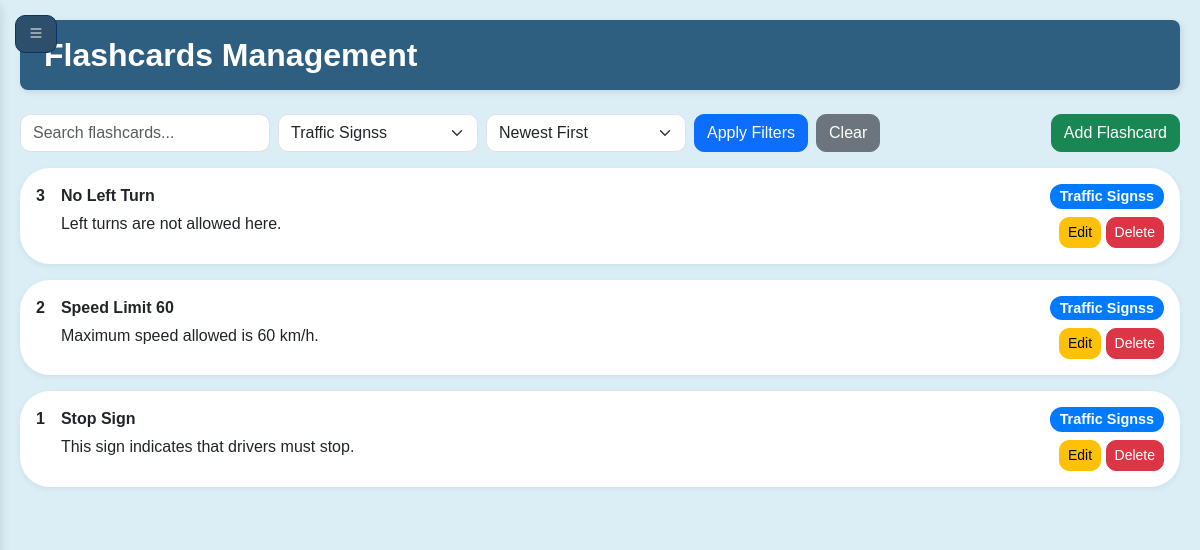
Page /flashcards.php?category_filter=1 (signed in) on the committed database.
### tables this page shows
CREATE TABLE `flashcards` (
  `id` int(11) NOT NULL,
  `title` varchar(150) NOT NULL,
  `description` text NOT NULL,
  `category_id` int(11) NOT NULL
);

CREATE TABLE `categories` (
  `id` int(11) NOT NULL,
  `name` varchar(100) NOT NULL,
  `description` text DEFAULT NULL
);

### flashcards.php (the view, shortened to what this page needs)
<?php
include 'include/db.php';
$search = $_GET['search'] ?? '';
$category_filter = $_GET['category_filter'] ?? '';
$sort = $_GET['sort'] ?? 'id_desc';
$where = [];
$params = [];
if (!empty($category_filter)) {
    $where[] = "flashcards.category_id = ?";
    $params[] = $category_filter;
}
$where_sql = $where ? 'WHERE ' . implode(' AND ', $where) : '';
$sort_options = [
    'title_asc' => 'flashcards.title ASC',
    'title_desc' => 'flashcards.title DESC',
    'category_asc' => 'categories.name ASC',
    'category_desc' => 'categories.name DESC',
    'id_asc' => 'flashcards.id ASC',
    'id_desc' => 'flashcards.id DESC'
];
$order_by = $sort_options[$sort] ?? $sort_options['id_desc'];
$stmt = $conn->prepare("SELECT flashcards.*, categories.name AS category_name
                        FROM flashcards
                        LEFT JOIN categories ON flashcards.category_id = categories.id
                        $where_sql
                        ORDER BY $order_by");
$stmt->execute($params);
$all_flashcards = $stmt->fetchAll();
$category_stmt = $conn->query("SELECT * FROM categories ORDER BY name");
$categories = $category_stmt->fetchAll();
?>
<?php include 'inc/header.php'; ?>
<div class="content-area">
    <div class="sticky-dashboard-bar px-4 py-3 mb-4">
        <h2 class="m-0 text-white fw-bold">Flashcards Management</h2>
    </div>
    <div class="d-flex flex-wrap justify-content-between align-items-center gap-2 mb-3">
        <form method="GET" class="d-flex flex-nowrap align-items-center gap-2 mb-0 flex-grow-1">
            <input type="text" name="search" placeholder="Search flashcards..." value="<?= htmlspecialchars($search); ?>" class="form-control" style="max-width: 250px; min-width: 200px;">
            <select name="category_filter" class="form-select" style="max-width: 200px; min-width: 150px;">
                <?php foreach ($categories as $cat): ?>
                    <option value="<?= $cat['id'] ?>" <?= ($category_filter == $cat['id']) ? 'selected' : '' ?>>
                        <?= htmlspecialchars($cat['name']) ?>
                    </option>
                <?php endforeach; ?>
            </select>
            <select name="sort" class="form-select" style="max-width: 200px; min-width: 150px;">
                <option value="id_desc" <?= ($sort == 'id_desc') ? 'selected' : '' ?>>Newest First</option>
            </select>
            <button type="submit" class="btn btn-primary">Apply Filters</button>
            <?php if (!empty($_GET['search']) || !empty($_GET['category_filter']) || !empty($_GET['sort'])): ?>
                <a href="flashcards.php" class="btn btn-secondary">Clear</a>
            <?php endif; ?>
        </form>
        <button class="btn btn-success" data-bs-toggle="modal" data-bs-target="#addModal">Add Flashcard</button>
    </div>
    <div class="table-container">
  <?php foreach ($all_flashcards as $row): ?>
    <div class="flashcard-box d-flex justify-content-between align-items-start flex-nowrap gap-3 p-3 mb-3">
  <div class="d-flex align-items-start gap-3 flex-grow-1">
    <div class="fw-bold"><?= $row['id'] ?></div>
    <div>
      <div class="fw-bold mb-1"><?= htmlspecialchars($row['title']) ?></div>
      <div><?= htmlspecialchars($row['description']) ?></div>
    </div>
  </div>
  <div class="d-flex flex-column align-items-end text-end flex-shrink-0" style="min-width: 160px;">
    <span class="badge mb-2"><?= htmlspecialchars($row['category_name']) ?></span>
    <div>
      <button class="btn btn-sm btn-warning" data-bs-toggle="modal" data-bs-target="#editModal<?= $row['id'] ?>">Edit</button>
      <a href="flashcards.php?delete=<?= $row['id'] ?>" class="btn btn-sm btn-danger" onclick="return confirm('Are you sure?')">Delete</a>
    </div>
  </div>
</div>
  <?php endforeach; ?>
</div>
<?php include 'inc/footer.php'; ?>

### inc/header.php (style rules this page uses)
body { margin: 0; padding: 0; font-family: 'Arial', sans-serif; }
.content-area { margin-left: 0; transition: margin-left 0.3s ease; }

### flashcards.php (style rules this page uses)
body { background-color: #dbeef5; }
.content-area { padding: 20px; background-color: #dbeef5; }
.sticky-dashboard-bar { position: sticky; top: 0; z-index: 100; background-color: #2e5f80; border-radius: 8px; box-shadow: 2px 2px 6px rgba(0, 0, 0, 0.1); }
.form-control, .form-select { border-radius: 10px; }
.btn { border-radius: 10px; }
.table-container { background: transparent; margin-top: 10px; }
.badge { font-size: 0.9rem; background-color: #007bff; color: #fff; padding: 5px 10px; border-radius: 12px; }
.flashcard-box { display: flex; justify-content: space-between; align-items: flex-start; flex-wrap: wrap; gap: 15px; background: white; border-radius: 30px; box-shadow: 0 2px 6px rgba(0, 0, 0, 0.06); padding: 20px 25px; }

### rows in the picture
flashcards: id "3", title "No Left Turn", description "Left turns are not allowed here.", category.name "Traffic Signss"
flashcards: id "2", title "Speed Limit 60", description "Maximum speed allowed is 60 km/h.", category.name "Traffic Signss"
flashcards: id "1", title "Stop Sign", description "This sign indicates that drivers must stop.", category.name "Traffic Signss"

### other values in the picture
form field category_filter "Traffic Signss"
